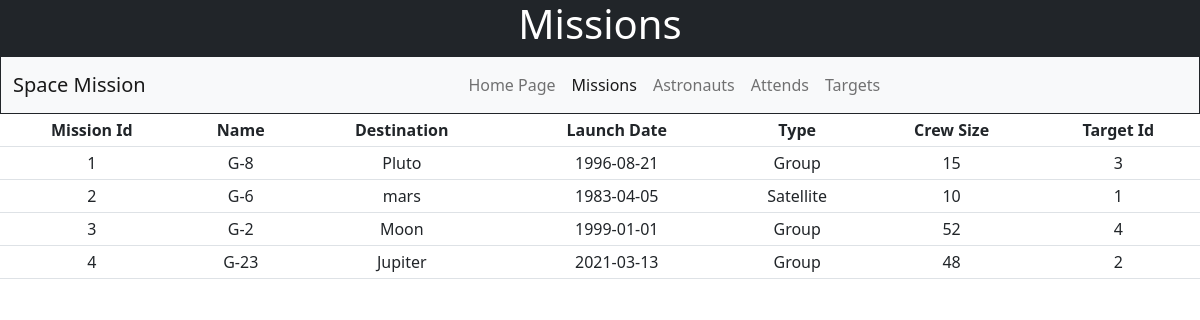
The app's page /view_mis.php with its own data.
### tables this page shows
CREATE TABLE IF NOT EXISTS `mission` (
  `mission_Id` int(11) NOT NULL,
  `name` text,
  `destination` text,
  `launch_date` date DEFAULT NULL,
  `type` text,
  `crew_size` int(11) DEFAULT NULL,
  `target_id` int(11) DEFAULT NULL
);

### view_mis.php (the view, shortened to what this page needs)
<!DOCTYPE html>
<html>
    <head>
       <link href="https://cdn.jsdelivr.net/npm/bootstrap@5.1.1/dist/css/bootstrap.min.css" rel="stylesheet">
    </head>
    <body>
      <div class="row">
      <div class="col d-flex justify-content-center bg-dark text-white">
        <h1>Missions</h1>
      </div>
    </div>
    <nav class="navbar navbar-expand-lg navbar-light bg-light border border-dark">
      <div class="container-fluid">
        <a class="navbar-brand"  href="index.php">Space Mission</a>
        <div class="collapse navbar-collapse justify-content-center" id="navbarNavAltMarkup">
          <div class="navbar-nav">
            <a class="nav-link" href="index.php">Home Page</a>
            <a class="nav-link active" href="missions.php">Missions</a>
            <a class="nav-link" href="astronaut.php">Astronauts</a>
            <a class="nav-link" href="attends.php">Attends</a>
            <a class="nav-link" href="target.php">Targets</a>
          </div>
        </div>
      </div>
    </nav>
    <table class="table table-sm p-2 text-center">
      <tr>
      <th scope="col p-2">Mission Id</th>
      <th scope="col p-2">Name</th>
      <th scope="col p-2">Destination</th>
      <th scope="col p-2">Launch Date</th>
      <th scope="col p-2">Type</th>
      <th scope="col p-2">Crew Size</th>
      <th scope="col p-2">Target Id</th>
    </tr>
    <?php
      $connection = mysqli_connect(DB_HOST, DB_USER, DB_PASSWORD, DB_NAME);
    $sql = "SELECT * FROM mission";
    $result = mysqli_query($connection, $sql);
    if (mysqli_num_rows($result) > 0) {
    while($tb_row = mysqli_fetch_assoc($result)) {
    echo "<tr><td>". $tb_row["mission_Id"]."</td><td>". $tb_row["name"]. "</td><td>" . $tb_row["destination"]. "</td><td>" . $tb_row["launch_date"].
    "</td><td>". $tb_row["type"]. "</td><td>". $tb_row ["crew_size"]."</td><td>". $tb_row["target_id"]."</td></tr>";
    }
    }  else {
    echo "There's no data stored in the table currently";
    }
    ?>
    </table>
  </body>
</html>

### records on screen
mission: mission_Id "1", name "G-8", destination "Pluto", launch_date "1996-08-21", type "Group", crew_size "15", target "3"
mission: mission_Id "2", name "G-6", destination "mars", launch_date "1983-04-05", type "Satellite", crew_size "10", target "1"
mission: mission_Id "3", name "G-2", destination "Moon", launch_date "1999-01-01", type "Group", crew_size "52", target "4"
mission: mission_Id "4", name "G-23", destination "Jupiter", launch_date "2021-03-13", type "Group", crew_size "48", target "2"
